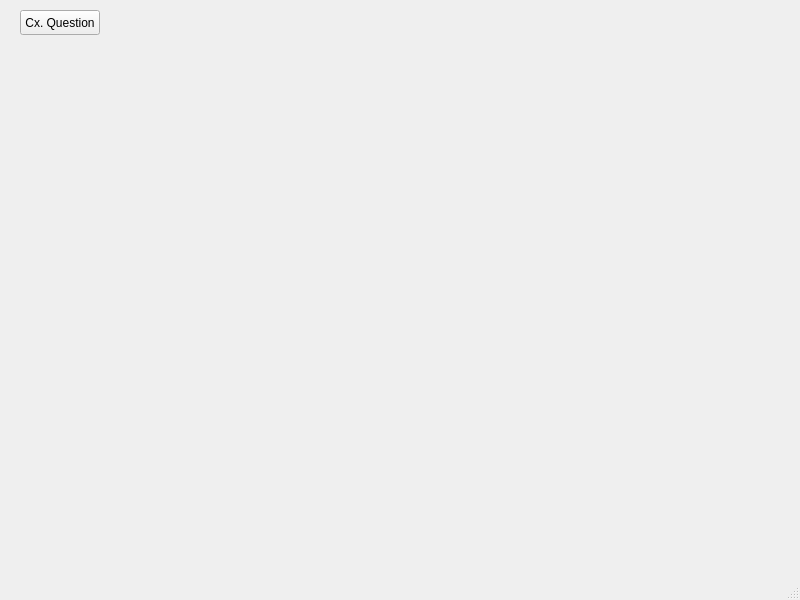
<?xml version="1.0" encoding="UTF-8"?>
<ui version="4.0">
 <class>MainWindow</class>
 <widget class="QMainWindow" name="MainWindow">
  <property name="geometry">
   <rect>
    <x>0</x>
    <y>0</y>
    <width>800</width>
    <height>600</height>
   </rect>
  </property>
  <property name="windowTitle">
   <string>MainWindow</string>
  </property>
  <widget class="QWidget" name="centralwidget">
   <widget class="QPushButton" name="pushButton">
    <property name="geometry">
     <rect>
      <x>20</x>
      <y>10</y>
      <width>80</width>
      <height>25</height>
     </rect>
    </property>
    <property name="text">
     <string>Cx. Question</string>
    </property>
   </widget>
  </widget>
  <widget class="QMenuBar" name="menubar">
   <property name="geometry">
    <rect>
     <x>0</x>
     <y>0</y>
     <width>800</width>
     <height>22</height>
    </rect>
   </property>
  </widget>
  <widget class="QStatusBar" name="statusbar"/>
 </widget>
 <resources/>
 <connections/>
</ui>
